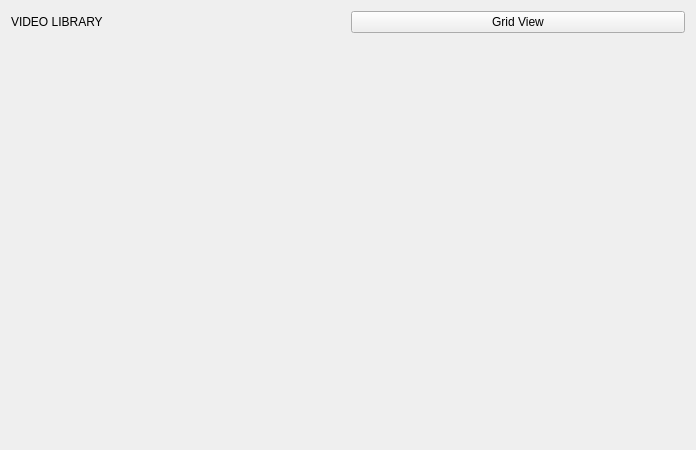
<?xml version="1.0" encoding="UTF-8"?>
<ui version="4.0">
    <class>Form</class>
    <widget class="QWidget" name="Form">
        <property name="geometry">
            <rect>
                <x>0</x>
                <y>0</y>
                <width>696</width>
                <height>450</height>
            </rect>
        </property>
        <property name="windowTitle">
            <string>Form</string>
        </property>
        <layout class="QVBoxLayout" name="verticalLayout">
            <item>
                <layout class="QHBoxLayout" name="horizontalLayout">
                    <item>
                        <widget class="QLabel" name="videos">
                            <property name="text">
                                <string>VIDEO LIBRARY</string>
                            </property>
                        </widget>
                    </item>
                    <item>
                        <widget class="QPushButton" name="viewButton">
                            <property name="text">
                                <string>Grid View</string>
                            </property>
                        </widget>
                    </item>
                </layout>
            </item>
            <item>
                <layout class="QGridLayout" name="gridLayout">
                    <item row="0" column="0">
                        <widget class="QStackedWidget" name="videoViews">
                            <widget class="VideoListWidget" name="ListView" />
                            <widget class="VideoGridWidget" name="GridView" />
                        </widget>
                    </item>
                </layout>
            </item>
        </layout>
    </widget>
    <customwidgets>
        <customwidget>
            <class>VideoListWidget</class>
            <extends>QWidget</extends>
            <header>views/Video/VideoList</header>
            <container>1</container>
        </customwidget>
        <customwidget>
            <class>VideoGridWidget</class>
            <extends>QWidget</extends>
            <header>views/Video/VideoGrid</header>
            <container>1</container>
        </customwidget>
    </customwidgets>
    <resources />
    <connections />
</ui>
